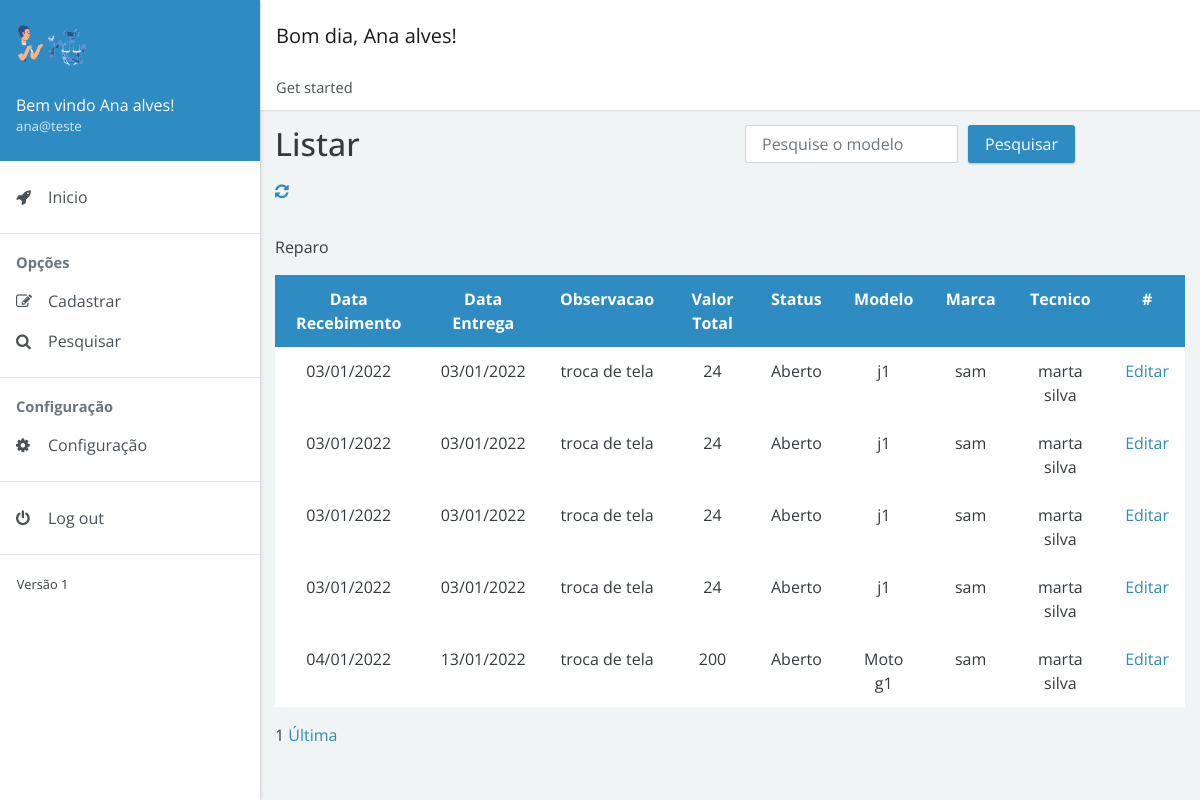
Screenshot of /view/pesquisar/pesquisa_reparo.php (signed in) with the database file from the repository.
### tables this page shows
CREATE TABLE `reparo` (
  `id_reparo` int(11) NOT NULL,
  `data_recebimento` date DEFAULT NULL,
  `data_previsao` date DEFAULT NULL,
  `data_entrega` date DEFAULT NULL,
  `observacao` varchar(255) DEFAULT NULL,
  `mao_obra` float DEFAULT NULL,
  `custo_peca` float DEFAULT NULL,
  `valor_total` float DEFAULT NULL,
  `status_id_status` int(11) NOT NULL,
  `tecnico_id_tecnico` int(11) NOT NULL,
  `eletronico_id_eletronico` int(11) NOT NULL
);

CREATE TABLE `statu` (
  `id_status` int(11) NOT NULL,
  `nome_status` varchar(255) DEFAULT NULL
);

CREATE TABLE `eletronico` (
  `id_eletronico` int(11) NOT NULL,
  `modelo` varchar(255) DEFAULT NULL,
  `marca` varchar(255) DEFAULT NULL,
  `numero` varchar(50) DEFAULT NULL,
  `descricao` varchar(255) DEFAULT NULL
);

CREATE TABLE `tecnico` (
  `id_tecnico` int(11) NOT NULL,
  `nome_tecnico` varchar(255) DEFAULT NULL,
  `telefone_tecnico` varchar(17) DEFAULT NULL,
  `endereco_id_endereco` int(11) NOT NULL,
  `login_id_login` int(11) NOT NULL
);

### view/pesquisar/pesquisa_reparo.php (the view, shortened to what this page needs)
<!doctype html>
<html lang="pt-br">
<head>
    <link rel="stylesheet" href="https://cdnjs.cloudflare.com/ajax/libs/font-awesome/4.7.0/css/font-awesome.min.css">
    <link href="../../dist/admin4b.min.css?v=2.1.0" rel="stylesheet">
    <link href="../../dist/admin4b.min.css" rel="stylesheet" type="text/css">
</head>
<body>
    <div class="app">
        <div class="app-sidebar">
            <div class="sidebar-header">
            <img src="../../images/principal3.png" width="70px" alt="Imagem de entrada" ><br>
                <div class="username"><span>Bem vindo <?php session_start();
                                                        echo $_SESSION['nome_completo_login']; ?>!</span> <small><?php echo $_SESSION['email_usuario']; ?></small></div>
            </div>
            <div id="sidebar-nav" class="sidebar-nav">
                <ul>
                <li><a href="../../model/index.php"><span class="sidebar-nav-icon fa fa-rocket"></span> <span class="sidebar-nav-text">Inicio</span></a></li>
                </ul>
                <hr><span class="sidebar-nav-header">Opções</span>
                <ul>
                    <li><a href="#forms" data-toggle="collapse"><span class="sidebar-nav-icon fa fa-pencil-square-o"></span> <span class="sidebar-nav-text">Cadastrar</span></a>
                    </li>
                    <li><a href="#search" data-toggle="collapse"><span class="sidebar-nav-icon fa fa-search"></span> <span class="sidebar-nav-text">Pesquisar</span></a>
                    </li>
                </ul>
                <hr><span class="sidebar-nav-header">Configuração</span>
                <ul>
                    <li><a href="../../model/editar/configuracao_geral.php  "><span class="sidebar-nav-icon fa fa-cog"></span> <span class="sidebar-nav-text">Configuração</span></a>
                    </li>
                </ul>
                <hr>
                <ul>
                    <li><a href="../../controll/crud/sair.php"><span class="sidebar-nav-icon fa fa-power-off"></span> <span class="sidebar-nav-text">Log out</span></a></li>
                </ul>
                <hr>
                <small>Versão 1</small>
            </div>
        </div>
        <div class="app-content">
            <div class="content-header">
                <nav class="navbar navbar-expand navbar-light bg-white">
                    <div class="navbar-brand">
                        <?php
                        $hora_do_dia = date("H");
                        if (($hora_do_dia >= 00) && ($hora_do_dia <= 12)) {
                            echo "Bom dia, ";
                        } else if (($hora_do_dia >= 12) && ($hora_do_dia <= 18)) {
                            echo "Boa tarde, ";
                        } else {
                            echo "Boa noite, ";
                        }
                        echo $_SESSION['nome_completo_login'];
                        ?>!
                    </div>
                </nav>
                <nav>
                    <ol class="breadcrumb">
                        <li class="breadcrumb-item">Get started</li>
                    </ol>
                </nav>
            </div>
            <div class="content-body">
                <div class="container">
                    <div class="page-header">
                        <div class="row">
                            <div class="col-sm-6 col-md-6">
                                <h1>Listar</h1>
                            </div>
                            <div class="col-sm-1 col-md-5">
                                <form class="form-inline" method="GET" action="./enviar/mostrar_reparo.php">
                                    <div class="form-group">
                                        <input type="text" name="pesquisar" id="pesquisa" class="form-control" placeholder="Pesquise o modelo" style="margin-right: 10px;" required>
                                    </div>
                                    <button type="submit" class="btn btn-primary">Pesquisar</button>
                                </form>
                            </div>
                        </div>
                        <div class="row">
                            <div class="col-sm-6 col-md-6">
                                <a href="pesquisa_reparo.php"><i class="fa fa-refresh" aria-hidden="true"></i></a>
                            </div>
                        </div>
                    </div>
                    <div class="align-items-center">
                        <div class="" style="margin-top: 2em">
                            <p>Reparo</p>
                            <table class="table table-bordered table-hover text-center">
                                <tr class="bg bg-primary text-white text-center">
                                    <th>Data Recebimento</th>
                                    <th>Data Entrega</th>
                                    <th>Observacao</th>
                                    <th>Valor Total</th>
                                    <th>Status</th>
                                    <th>Modelo</th>
                                    <th>Marca</th>
                                    <th>Tecnico</th>
                                    <th> # </th>
                                </tr>
                                <?php
                                include_once '../../controll/crud/conexao.php';
                                $id_session = $_SESSION['id_login'];
                                if (isset($_GET['pg']) && $_GET['pg'] != "") {
                                    $pagina_atual = $_GET["pg"];
                                } else {
                                    $pagina_atual = 1;
                                }
                                if (isset($pagina_atual)) {
                                    $pagina_atual = $pagina_atual;
                                } else {
                                    $pagina_atual = 1;
                                }
                                $pagina = (!empty($pagina_atual)) ? $pagina_atual : 1;
                                $qtd_pg = 20;
                                $inicio = ($qtd_pg * $pagina) - $qtd_pg;
                                $pesquisa = $conexao->query("SELECT * FROM `reparo` INNER JOIN statu ON reparo.status_id_status = statu.id_status
                                    INNER JOIN tecnico  ON reparo.tecnico_id_tecnico = tecnico.id_tecnico INNER JOIN eletronico ON reparo.eletronico_id_eletronico = eletronico.id_eletronico
                                    INNER JOIN endereco ON tecnico.endereco_id_endereco = endereco.id_endereco INNER JOIN cliente_eletronico ON cliente_eletronico.eletronico_id_eletronico = eletronico.id_eletronico
                                    INNER JOIN cliente ON cliente.id_cliente = cliente_eletronico.cliente_id_cliente INNER JOIN login ON cliente.login_id_login = login.id_login WHERE cliente.login_id_login = $id_session ORDER BY data_entrega ASC LIMIT $inicio, $qtd_pg");
                                if ($pesquisa && $pesquisa->rowCount() != 0) {
                                    while ($linha = $pesquisa->fetch()) {
                                        $id = $linha['id_reparo'];
                                        $data1 = $linha['data_recebimento'];
                                        $data_recebimento = date('d/m/Y', strtotime($data1));
                                        $data3 = $linha['data_entrega'];
                                        $data_entrega = date('d/m/Y', strtotime($data3));
                                        $observacao = $linha['observacao'];
                                        $valor_total = $linha['valor_total'];
                                        $nome = $linha['nome_tecnico'];
                                        $nome_status = $linha['nome_status'];
                                        $modelo = $linha['modelo'];
                                        $marca = $linha['marca'];
                                ?>
                                        <tr class="text-center">
                                            <td>
                                                <?= $data_recebimento ?>
                                            </td>
                                            <td>
                                                <?= $data_entrega ?>
                                            </td>
                                            <td>
                                                <?= $observacao ?>
                                            </td>
                                            <td>
                                                <?= $valor_total ?>
                                            </td>
                                            <td>
                                                <?= $nome_status ?>
                                            </td>
                                            <td>
                                                <?= $modelo ?>
                                            </td>
                                            <td>
                                                <?= $marca ?>
                                            </td>
                                            <td>
                                                <?= $nome ?>
                                            </td>
                                            <td><a href="../../model/editar/editar_aparelho_reparo.php?id=<?= ($id) ?>" type="submit"><i class="bi bi-pencil-square"></i> Editar</a> </td>
                                        </tr>
                                    <?php
                                    }
                                    ?>
                            </table>
                        <?php
                                    $select = $conexao->query("SELECT COUNT(id_reparo) AS num_result FROM `reparo` INNER JOIN statu ON reparo.status_id_status = statu.id_status
                                        INNER JOIN tecnico  ON reparo.tecnico_id_tecnico = tecnico.id_tecnico INNER JOIN eletronico ON reparo.eletronico_id_eletronico = eletronico.id_eletronico
                                        INNER JOIN endereco ON tecnico.endereco_id_endereco = endereco.id_endereco INNER JOIN cliente_eletronico ON cliente_eletronico.eletronico_id_eletronico = eletronico.id_eletronico
                                        INNER JOIN cliente ON cliente.id_cliente = cliente_eletronico.cliente_id_cliente INNER JOIN login ON cliente.login_id_login = login.id_login WHERE cliente.login_id_login = $id_session");
                                    $row_pg = $select->fetch();
                                    $quantidade_pg = ceil($row_pg['num_result'] / $qtd_pg);
                                    echo " $pagina ";
                                    echo " <a href='?pg=$quantidade_pg' onclick=''>Última</a>";
                                } else {
                                    echo "<div class='alert alert-danger' role='alert'>Nenhum usuário encontrado!</div>";
                                }
                        ?>
                        </div>
                    </div>
                </div>
            </div>
</body>
</html>

### rows the page displays
reparo: observacao "troca de tela", valor_total "24", status_id_status.nome_status "Aberto", eletronico_id_eletronico.modelo "j1", eletronico_id_eletronico.marca "sam", tecnico_id_tecnico.nome_tecnico "marta silva"
reparo: observacao "troca de tela", valor_total "24", status_id_status.nome_status "Aberto", eletronico_id_eletronico.modelo "j1", eletronico_id_eletronico.marca "sam", tecnico_id_tecnico.nome_tecnico "marta silva"
reparo: observacao "troca de tela", valor_total "24", status_id_status.nome_status "Aberto", eletronico_id_eletronico.modelo "j1", eletronico_id_eletronico.marca "sam", tecnico_id_tecnico.nome_tecnico "marta silva"
reparo: observacao "troca de tela", valor_total "24", status_id_status.nome_status "Aberto", eletronico_id_eletronico.modelo "j1", eletronico_id_eletronico.marca "sam", tecnico_id_tecnico.nome_tecnico "marta silva"
reparo: observacao "troca de tela", valor_total "200", status_id_status.nome_status "Aberto", eletronico_id_eletronico.modelo "Moto g1", eletronico_id_eletronico.marca "sam", tecnico_id_tecnico.nome_tecnico "marta silva"

### other values shown
$_SESSION['nome_completo_login'] "Ana alves"
$_SESSION['email_usuario'] "ana@teste"
$pagina "1"
